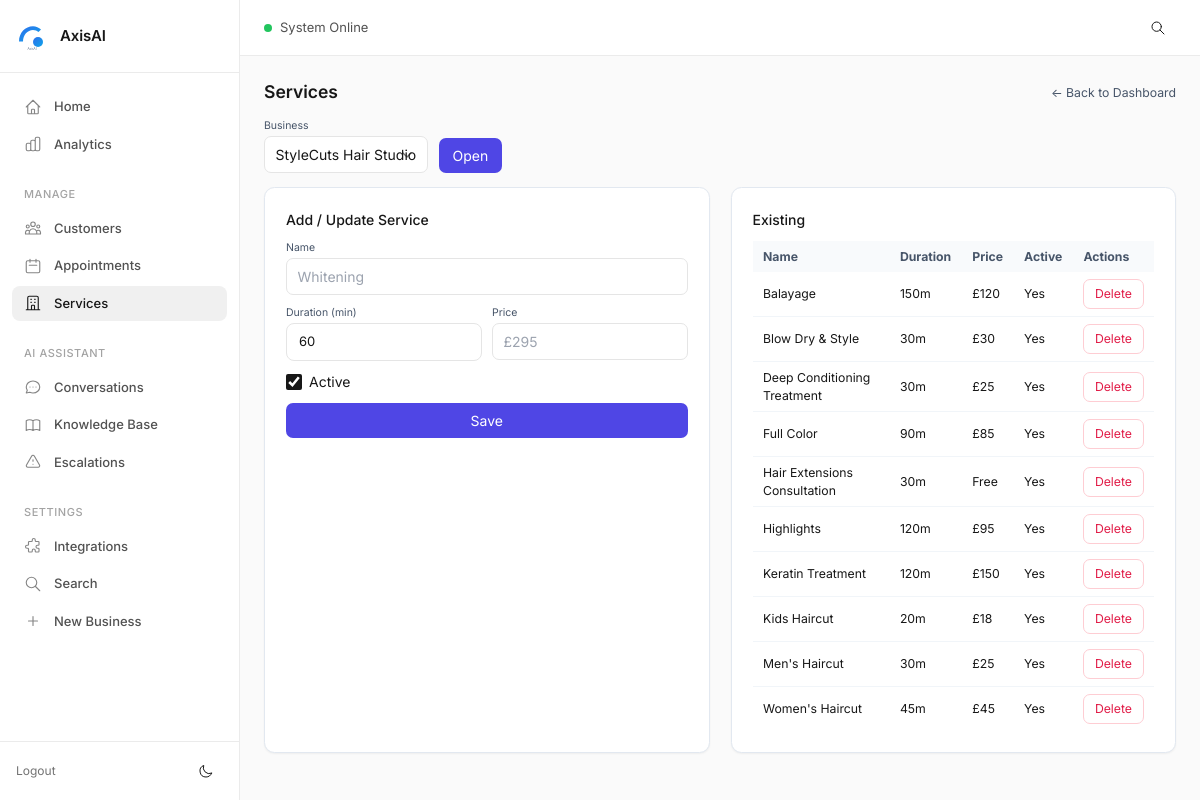
The app's page /services?business_id=9 (signed in) with its own data.
### tables this page shows
CREATE TABLE services (
  id INTEGER PRIMARY KEY AUTOINCREMENT,
  business_id INTEGER NOT NULL,
  name TEXT NOT NULL,
  duration_min INTEGER NOT NULL DEFAULT 30,
  price TEXT,
  active INTEGER NOT NULL DEFAULT 1,
  created_at TEXT NOT NULL DEFAULT CURRENT_TIMESTAMP,
  updated_at TEXT NOT NULL DEFAULT CURRENT_TIMESTAMP, external_id TEXT,
  UNIQUE(business_id, name),
  FOREIGN KEY (business_id) REFERENCES businesses(id) ON DELETE CASCADE
);

### services_bp.py (the view)
@bp.route("/services", methods=["GET"])
def services_index():
    if _need_login():
        return redirect(url_for("auth.login"))
    bid = safe_int(request.args.get("business_id"))
    businesses = list_businesses(limit=500)
    services = []
    if bid:
        with get_conn() as con:
            services = con.execute(
                "SELECT * FROM services WHERE business_id=? ORDER BY active DESC, name",
                (bid,)
            ).fetchall()
    return render_template(
        "services.html",
        businesses=businesses,
        business_id=bid,
        services=services
    )

### core/authz.py (called while the page is built)
def get_allowed_business_ids_for_user(user) -> List[int]:
    if not user:
        return []
    if user.get("role") == "admin":
        with get_conn() as con:
            return [r["id"] for r in con.execute("SELECT id FROM businesses").fetchall()]
    with get_conn() as con:
        rows = con.execute("SELECT business_id FROM business_users WHERE user_id=?", (user["id"],)).fetchall()
        return [r["business_id"] for r in rows]

### core/csrf.py (called while the page is built, shortened)
def _get_token():
    tok = session.get("csrf_token")
    if not tok:
        tok = secrets.token_urlsafe(32)
        session["csrf_token"] = tok
    return tok

def register_csrf(app):
    @app.context_processor
    def inject_csrf():
        return {"csrf_token": _get_token()}
    @app.before_request
    def enforce_csrf():
        if request.method in _EXEMPT_METHODS:
            return

### core/db.py (called while the page is built)
def get_conn() -> sqlite3.Connection:
    con = sqlite3.connect(DB_PATH, timeout=30.0)
    con.row_factory = sqlite3.Row
    con.execute("PRAGMA foreign_keys = ON;")
    con.execute("PRAGMA journal_mode = WAL;")  # Better concurrency
    return con

def _col_exists(cur: sqlite3.Cursor, table: str, col: str) -> bool:
    if not table.isidentifier():
        raise ValueError(f"Invalid table name: {table}")
    rows = cur.execute(f"PRAGMA table_info({table})").fetchall()
    return any(r[1] == col for r in rows)

def _table_exists(cur: sqlite3.Cursor, table: str) -> bool:
    r = cur.execute(
        "SELECT 1 FROM sqlite_master WHERE type='table' AND name=? LIMIT 1", (table,)
    ).fetchone()
    return bool(r)

def _safe_alter_add_column(cur: sqlite3.Cursor, table: str, col: str, ddl: str) -> None:
    try:
        if not _col_exists(cur, table, col):
            cur.execute(ddl)
    except sqlite3.OperationalError as e:
        logger.warning(f"Could not add column {col} to {table}: {e}")

def list_businesses(limit: int = 100, include_archived: bool = False) -> List[Dict[str, Any]]:
    with get_conn() as con:
        if include_archived:
            rows = con.execute(
                "SELECT * FROM businesses ORDER BY id LIMIT ?", (limit,)
            ).fetchall()
        else:
            rows = con.execute(
                "SELECT * FROM businesses WHERE archived = 0 ORDER BY id LIMIT ?", (limit,)
            ).fetchall()
        return [dict(r) for r in rows]

### services_bp.py (called while the page is built)
def _user() -> Optional[dict]:
    return session.get("user")

def _need_login() -> bool:
    return _user() is None

### templates/services.html (shortened to what this page needs)
{% extends "base.html" %}
{% block content %}
  <div class="flex items-center justify-between mb-4">
    <h1 class="text-xl font-semibold">Services</h1>
    <a class="text-sm text-slate-600 hover:text-indigo-600" href="{{ url_for('dashboard') }}">← Back to Dashboard</a>
  </div>
  <form class="flex items-end gap-3 mb-4" method="get" action="{{ url_for('services.services_index') }}">
    <div>
      <label class="block text-xs text-slate-600 mb-1">Business</label>
      <select name="business_id" class="border rounded-lg px-3 py-2 bg-white">
        {% for b in businesses %}
          <option value="{{ b['id'] }}" {% if business_id==b['id'] %}selected{% endif %}>{{ b['name'] }}</option>
        {% endfor %}
      </select>
    </div>
    <button class="px-4 py-2 rounded-lg bg-indigo-600 text-white hover:bg-indigo-700" type="submit">Open</button>
  </form>
  {% if not business_id %}
    <div class="rounded-xl border border-dashed border-slate-300 bg-white p-6 text-slate-600">Select a business.</div>
  {% else %}
    <div class="grid md:grid-cols-2 gap-6">
      <div class="rounded-xl border border-slate-200 bg-white p-6 shadow-sm">
        <h2 class="font-medium mb-3">Add / Update Service</h2>
        <form method="post" action="{{ url_for('services.services_new') }}" class="grid gap-3">
          <div>
            <label class="block text-xs text-slate-600 mb-1">Name</label>
            <input class="w-full border rounded-lg px-3 py-2" name="name" required placeholder="Whitening">
          </div>
          <div class="grid grid-cols-2 gap-3">
            <div>
              <label class="block text-xs text-slate-600 mb-1">Duration (min)</label>
              <input class="w-full border rounded-lg px-3 py-2" name="duration_min" type="number" min="10" step="5" value="60" required>
            </div>
            <div>
              <label class="block text-xs text-slate-600 mb-1">Price</label>
              <input class="w-full border rounded-lg px-3 py-2" name="price" placeholder="£295">
            </div>
          </div>
          <label class="inline-flex items-center gap-2"><input type="checkbox" name="active" checked> Active</label>
          <button class="px-4 py-2 rounded-lg bg-indigo-600 text-white hover:bg-indigo-700" type="submit">Save</button>
        </form>
      </div>
      <div class="rounded-xl border border-slate-200 bg-white p-6 shadow-sm overflow-x-auto">
        <h2 class="font-medium mb-3">Existing</h2>
        {% if not services %}
          <div class="text-slate-600">No services yet.</div>
        {% else %}
          <table class="min-w-full text-sm">
            <thead class="bg-slate-50 text-slate-600">
              <tr>
                <th class="px-3 py-2 text-left">Name</th>
                <th class="px-3 py-2 text-left">Duration</th>
                <th class="px-3 py-2 text-left">Price</th>
                <th class="px-3 py-2 text-left">Active</th>
                <th class="px-3 py-2 text-left">Actions</th>
              </tr>
            </thead>
            <tbody class="divide-y divide-slate-100">
              {% for s in services %}
                <tr>
                  <td class="px-3 py-2">{{ s['name'] }}</td>
                  <td class="px-3 py-2">{{ s['duration_min'] }}m</td>
                  <td class="px-3 py-2">{{ s['price'] or '—' }}</td>
                  <td class="px-3 py-2">{{ 'Yes' if s['active'] else 'No' }}</td>
                  <td class="px-3 py-2">
                    <form method="post" action="{{ url_for('services.services_delete', sid=s['id']) }}" onsubmit="return confirm('Delete this service?');">
                      <button class="px-3 py-1.5 rounded-lg border border-rose-200 text-rose-600 hover:bg-rose-50" type="submit">Delete</button>
                    </form>
                  </td>
                </tr>
              {% endfor %}
            </tbody>
          </table>
        {% endif %}
      </div>
    </div>
  {% endif %}
{% endblock %}

### static/axis.css (style rules this page uses)
:root { --brand: var(--brand1, #000000); --brand-light: color-mix(in srgb, var(--brand) 8%, transparent); --brand-medium: color-mix(in srgb, var(--brand) 15%, transparent); --bg-page: #fafafa; --bg-sidebar: #ffffff; --bg-card: #ffffff; --bg-elevated: #ffffff; --bg-hover: #f5f5f5; --bg-active: #f0f0f0; --bg-muted: #fafafa; --border-light: #ebebeb; --border-default: #e5e5e5; --border-strong: #d4d4d4; --text-primary: #171717; --text-secondary: #525252; --text-tertiary: #737373; --text-muted: #a3a3a3; --text-inverse: #ffffff; --success: #22c55e; --success-light: #dcfce7; --warning: #f59e0b; --warning-light: #fef3c7; --error: #ef4444; --error-light: #fee2e2; --info: #3b82f6; --info-light: #dbeafe; --shadow-xs: 0 1px 2px rgba(0, 0, 0, 0.04); --shadow-sm: 0 1px 3px rgba(0, 0, 0, 0.06), 0 1px 2px rgba(0, 0, 0, 0.04); --shadow-md: 0 4px 6px -1px rgba(0, 0, 0, 0.06), 0 2px 4px -1px rgba(0, 0, 0, 0.04); --shadow-lg: 0 10px 15px -3px rgba(0, 0, 0, 0.06), 0 4px 6px -2px rgba(0, 0, 0, 0.04); --space-1: 4px; --space-2: 8px; --space-3: 12px; --space-4: 16px; --space-5: 20px; --space-6: 24px; --space-8: 32px; --space-10: 40px; --space-12: 48px; --font-sans: 'Inter', -apple-system, BlinkMacSystemFont, 'Segoe UI', sans-serif; --font-mono: 'SF Mono', 'Monaco', 'Inconsolata', monospace; --radius-sm: 6px; --radius-md: 8px; --radius-lg: 12px; --radius-xl: 16px; --radius-full: 9999px; --transition-fast: 100ms ease; --transition-base: 150ms ease; --transition-slow: 200ms ease; --card-bg: var(--bg-card); --card-border: var(--border-default); --page-bg: var(--bg-page); }
*, *::before, *::after { box-sizing: border-box; }
html { font-size: 14px; -webkit-font-smoothing: antialiased; -moz-osx-font-smoothing: grayscale; }
body { margin: 0; font-family: var(--font-sans); font-size: 1rem; line-height: 1.5; color: var(--text-primary); background: var(--bg-page); }
a { color: inherit; text-decoration: none; }
button { font-family: inherit; cursor: pointer; }
.flex { display: flex; }
.items-center { align-items: center; }
.justify-between { justify-content: space-between; }
.gap-2 { gap: var(--space-2); }
.gap-3 { gap: var(--space-3); }
.gap-6 { gap: var(--space-6); }
.input, input[type="text"], input[type="email"], input[type="password"], input[type="number"], input[type="tel"], input[type="url"], input[type="date"], input[type="time"], input[type="datetime-local"], select, textarea { width: 100%; padding: var(--space-2) var(--space-3); font-size: 13px; font-family: inherit; line-height: 1.5; color: var(--text-primary); background: var(--bg-card); border: 1px solid var(--border-default); border-radius: var(--radius-md); transition: all var(--transition-fast); }
.input::placeholder, input::placeholder, textarea::placeholder { color: var(--text-muted); }
select { cursor: pointer; appearance: none; background-repeat: no-repeat; background-position: right 12px center; padding-right: 40px; }
input[type="checkbox"], input[type="radio"] { width: 16px; height: 16px; margin: 0; cursor: pointer; accent-color: var(--text-primary); }
.text-sm { font-size: 12px; }
.text-xl { font-size: 18px; }
.font-medium { font-weight: 500; }
.font-semibold { font-weight: 600; }
.block { display: block; }
.inline-flex { display: inline-flex; }
.w-full { width: 100%; }
.rounded-lg { border-radius: var(--radius-lg); }
.rounded-xl { border-radius: var(--radius-xl); }
.border { border: 1px solid var(--border-default); }
.shadow-sm { box-shadow: var(--shadow-sm); }
.p-6 { padding: var(--space-6); }
.px-3 { padding-left: var(--space-3); padding-right: var(--space-3); }
.px-4 { padding-left: var(--space-4); padding-right: var(--space-4); }
.py-2 { padding-top: var(--space-2); padding-bottom: var(--space-2); }
.mb-3 { margin-bottom: var(--space-3); }
.mb-4 { margin-bottom: var(--space-4); }
.grid { display: grid; }
.grid-cols-2 { grid-template-columns: repeat(2, 1fr); }
@media (min-width: 768px) { .md\:grid-cols-2 { grid-template-columns: repeat(2, 1fr); } }

### records on screen
services: name "Balayage", duration_min "150", price "£120", active "Yes"
services: name "Blow Dry & Style", duration_min "30", price "£30", active "Yes"
services: name "Deep Conditioning Treatment", duration_min "30", price "£25", active "Yes"
services: name "Full Color", duration_min "90", price "£85", active "Yes"
services: name "Hair Extensions Consultation", duration_min "30", price "Free", active "Yes"
services: name "Highlights", duration_min "120", price "£95", active "Yes"
services: name "Keratin Treatment", duration_min "120", price "£150", active "Yes"
services: name "Kids Haircut", duration_min "20", price "£18", active "Yes"
services: name "Men's Haircut", duration_min "30", price "£25", active "Yes"
services: name "Women's Haircut", duration_min "45", price "£45", active "Yes"

### other values on screen
form field business_id "StyleCuts Hair Studio"
